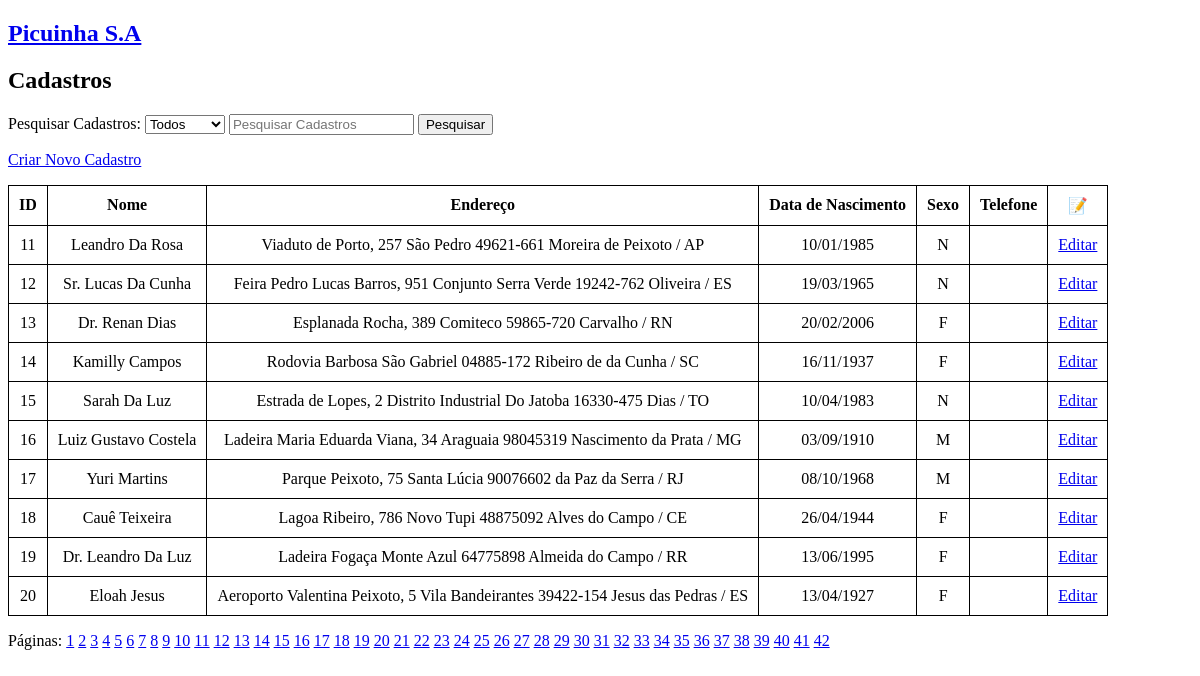
Screenshot of /cadastros/?pagina=2 (signed in) with the database file from the repository.
### cadastros/models.py (models this page shows, shortened)
class Cadastro(models.Model):
    OPC_SEXO = [
        ('M','Masculino'),
        ('F', 'Feminino'),
        ('N', 'Nenhuma das opções')
    ]
    nome = models.CharField(max_length=80, blank=False, null=False)
    endereço = models.CharField(max_length=200, unique=True)
    data_nascimento = models.DateField(null=False, blank=False)
    sexo = models.CharField(max_length=1, choices=OPC_SEXO, blank=False, null=False)
    telefone = PhoneNumberField(null=True, unique=True, blank=True)
    criado_em = models.DateTimeField(auto_now_add=True)
    alterado_em= models.DateTimeField(auto_now=True)
    criado_por = models.ForeignKey(User, on_delete=models.SET_NULL, null=True,  related_name='created_instances')
    alterado_por = models.ForeignKey(User, on_delete=models.SET_NULL, null=True, related_name='modified_instances')
    class Meta:
        verbose_name_plural = 'cadastros'
        ordering = ['id']

### cadastros/views.py (the view)
# urls.py: path('cadastros/', views.cadastros, name='cadastros'),
@login_required(login_url='login')
@permission_required('cadastros.view_cadastro', raise_exception=True)
def cadastros(request):
    cadastros = Cadastro.objects.all()
    paginas = Paginator(cadastros, 10)
    num_pagina = request.GET.get("pagina")
    obj_pagina = paginas.get_page(num_pagina)
    context = {"cadastros": cadastros, "obj_pagina": obj_pagina}
    return render(request, "dados/cadastros.html", context)

### cadastros/templates/dados/cadastros.html (shortened to what this page needs)
{% extends 'dados/base.html' %}
{% block content %}
    <h2>Cadastros</h2>
    <div id="div_pesquisa">
        <p>
            <form id="barra_pesquisa" action="{% url 'pesquisa' %}" method="get">
            <label for="barra_pesquisa">Pesquisar Cadastros:</label>
                <select name="filtro" id="filtro">
                    <option disabled selected>Todos</option>
                </select>
                <input name="query" type="text" placeholder="Pesquisar Cadastros" required>
                <button action="submit">Pesquisar</button>
            </form>
            <p>
                <a href="{% url 'novo_cadastro' %}">Criar Novo Cadastro</a>
            </p>
        </p>
    </div>
    <table style="text-align: center">
        <tr>
            <th>ID</th>
            <th>Nome</th>
            <th>Endereço</th>
            <th>Data de Nascimento</th>
            <th>Sexo</th>
            <th>Telefone</th>
            <th>📝</th>
        </tr>
        <tr>
        {% for cadastro in obj_pagina %}
            <tr>
                <td>{{ cadastro.id }}</td>
                <td>{{ cadastro.nome | title }}</td>
                <td>{{ cadastro.endereço }}</td>
                <td>{{ cadastro.data_nascimento | date:'d/m/Y'}}</td>
                <td>{{ cadastro.sexo }}</td>
                <td>{{ cadastro.telefone.as_national }}</td>
                <td><a href="{% url 'editar_cadastro' cadastro.id %}">Editar</a></td>
            </tr>
        {% empty %}
            <tr>
                <td colspan="7">Nenhum Cadastro Encontrado.</td>
            </tr>
        {% endfor %}
    </table>
    <div>
        <p>Páginas:
            {% for pagina in obj_pagina.paginator.page_range %}
                <a href="?pagina={{ pagina }}">{{ pagina }}</a>
            {% endfor %}
        </p>
    </div>
{% endblock content %}

### cadastros/templates/dados/base.html (style rules this page uses)
table { border: 1px solid black; border-collapse: collapse }
td, th, tr { border: 1px solid black; padding-top: 10px; padding-bottom: 10px; padding-right: 10px; padding-left: 10px; }

### rows the page displays
Cadastro: id "11", nome "Leandro Da Rosa", endereço "Viaduto de Porto, 257 São Pedro 49621-661 Moreira de Peixoto / AP", data_nascimento "10/01/1985", sexo "N"
Cadastro: id "12", nome "Sr. Lucas Da Cunha", endereço "Feira Pedro Lucas Barros, 951 Conjunto Serra Verde 19242-762 Oliveira / ES", data_nascimento "19/03/1965", sexo "N"
Cadastro: id "13", nome "Dr. Renan Dias", endereço "Esplanada Rocha, 389 Comiteco 59865-720 Carvalho / RN", data_nascimento "20/02/2006", sexo "F"
Cadastro: id "14", nome "Kamilly Campos", endereço "Rodovia Barbosa São Gabriel 04885-172 Ribeiro de da Cunha / SC", data_nascimento "16/11/1937", sexo "F"
Cadastro: id "15", nome "Sarah Da Luz", endereço "Estrada de Lopes, 2 Distrito Industrial Do Jatoba 16330-475 Dias / TO", data_nascimento "10/04/1983", sexo "N"
Cadastro: id "16", nome "Luiz Gustavo Costela", endereço "Ladeira Maria Eduarda Viana, 34 Araguaia 98045319 Nascimento da Prata / MG", data_nascimento "03/09/1910", sexo "M"
Cadastro: id "17", nome "Yuri Martins", endereço "Parque Peixoto, 75 Santa Lúcia 90076602 da Paz da Serra / RJ", data_nascimento "08/10/1968", sexo "M"
Cadastro: id "18", nome "Cauê Teixeira", endereço "Lagoa Ribeiro, 786 Novo Tupi 48875092 Alves do Campo / CE", data_nascimento "26/04/1944", sexo "F"
Cadastro: id "19", nome "Dr. Leandro Da Luz", endereço "Ladeira Fogaça Monte Azul 64775898 Almeida do Campo / RR", data_nascimento "13/06/1995", sexo "F"
Cadastro: id "20", nome "Eloah Jesus", endereço "Aeroporto Valentina Peixoto, 5 Vila Bandeirantes 39422-154 Jesus das Pedras / ES", data_nascimento "13/04/1927", sexo "F"

### other values shown
{{ pagina }} "1" "2" "3" "4" "5" "6" "7" "8" "9" "10" "11" "12" "13" "14" "15" "16" "17" "18" "19" "20" "21" "22" "23" "24" "25" "26" "27" "28" "29" "30" "31" "32" "33" "34" "35" "36" "37" "38" "39" "40" "41" "42"
